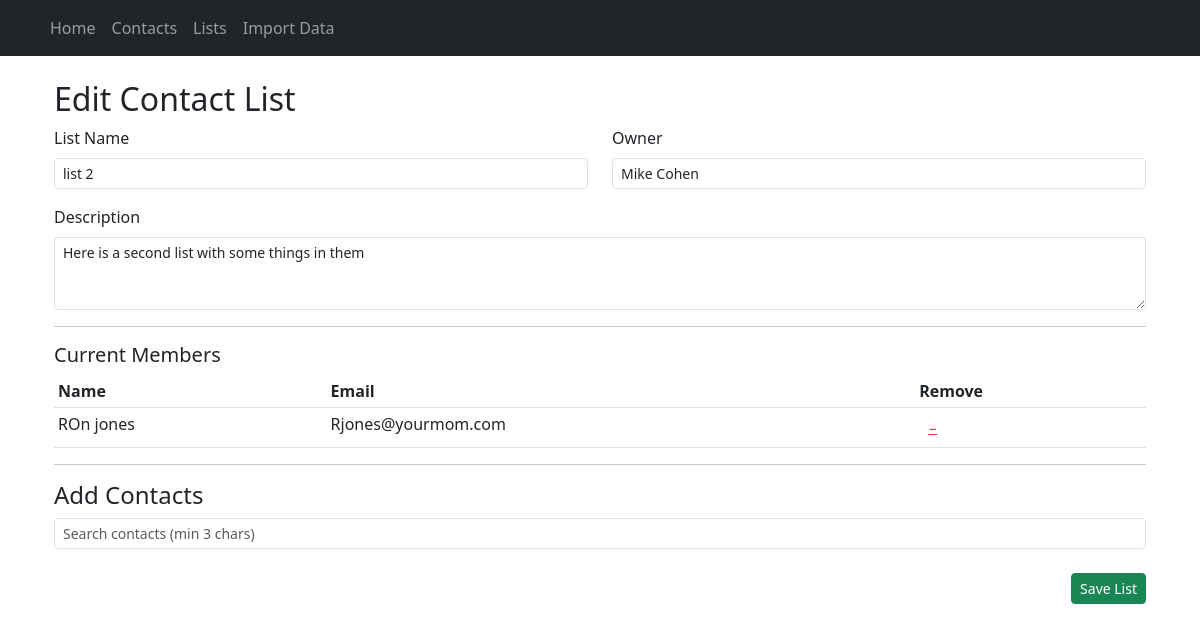
The app's page /lists/edit/2 with its own data.
### models.py (models this page shows)
class ContactList(db.Model):
    id = db.Column(db.Integer, primary_key=True)
    name = db.Column(db.String(100), nullable=False)
    description = db.Column(db.Text)
    owner = db.Column(db.String(120), nullable=False)
    contacts = db.relationship(
        'Contact',
        secondary=contact_list_membership,
        backref=db.backref('contact_lists', lazy='dynamic')
    )

class Contact(db.Model):
    id = db.Column(db.Integer, primary_key=True)
    first_name = db.Column(db.String(50), nullable=False)
    last_name = db.Column(db.String(50), nullable=False)
    email = db.Column(db.String(120), unique=True, nullable=False)

### app.py (the view, shortened to what this page needs)
@app.route('/lists/edit/<int:list_id>', methods=['GET', 'POST'])
def edit_list(list_id):
    list_obj = ContactList.query.get_or_404(list_id)
    form = ContactListForm(obj=list_obj)
    return render_template('edit_list.html', form=form, list_obj=list_obj)

### forms.py
class ContactListForm(FlaskForm):
    name = StringField('List Name', validators=[DataRequired(), Length(max=100)])
    description = TextAreaField('Description')
    owner = StringField('Owner', validators=[DataRequired(), Length(max=120)])
    submit = SubmitField('Save List')

### templates/edit_list.html (shortened to what this page needs)
{% extends 'base.html' %}
{% block content %}
<div class="container">
    <h2>Edit Contact List</h2>
    <form method="POST" class="mb-3">
        <div class="row mb-3">
            <div class="col-md-6">
                {{ form.name.label(class="form-label") }}
                {{ form.name(class="form-control form-control-sm") }}
            </div>
            <div class="col-md-6">
                {{ form.owner.label(class="form-label") }}
                {{ form.owner(class="form-control form-control-sm") }}
            </div>
        </div>
        <div class="mb-3">
            {{ form.description.label(class="form-label") }}
            {{ form.description(class="form-control form-control-sm", rows=3) }}
        </div>
    </form>
    <hr>
    <h5>Current Members</h5>
    <table class="table table-sm" id="current-members-table">
        <thead>
            <tr>
                <th>Name</th>
                <th>Email</th>
                <th>Remove</th>
            </tr>
        </thead>
        <tbody>
        {% for c in list_obj.contacts %}
            <tr data-contact-id="{{ c.id }}">
                <td>{{ c.first_name }} {{ c.last_name }}</td>
                <td>{{ c.email }}</td>
                <td>
                    <button type="button" class="btn btn-link text-danger btn-sm remove-contact-btn" title="Remove">
                        &minus;
                    </button>
                </td>
            </tr>
        {% endfor %}
        </tbody>
    </table>
    <hr>
    <h4>Add Contacts</h4>
    <div class="mb-3">
        <input type="text" id="contact-search" class="form-control form-control-sm" placeholder="Search contacts (min 3 chars)">
    </div>
    <div class="d-flex justify-content-end mt-4">
        <form method="POST">
            {{ form.submit(class="btn btn-success btn-sm") }}
        </form>
    </div>
</div>
{% endblock %}

### records on screen
ContactList: name "list 2", owner "Mike Cohen", description "Here is a second list with some things in them"
Contact: first_name "ROn", last_name "jones", email "Rjones@yourmom.com"
